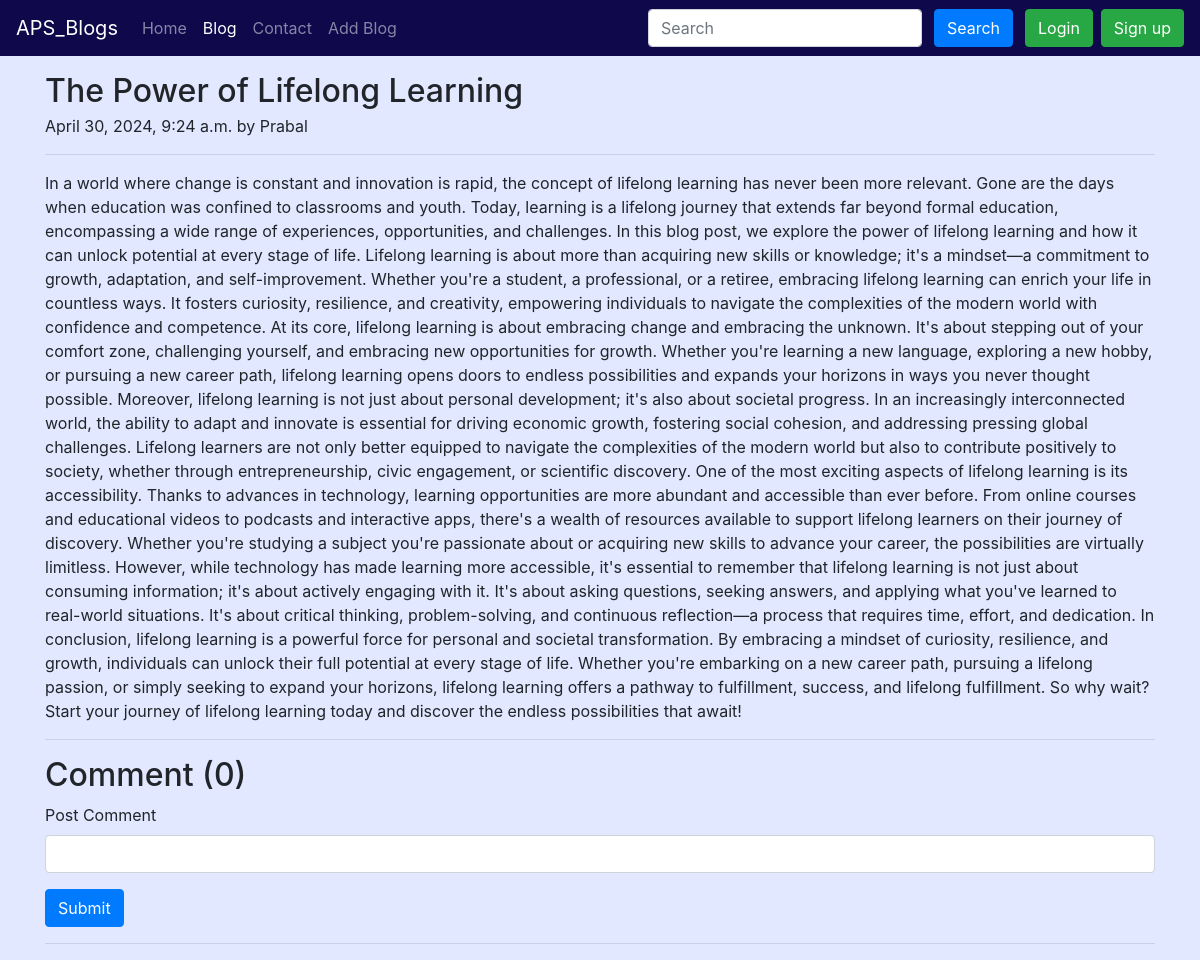
Page /blog/The Power of Lifelong Learning/ on the committed database.
### Blog/models.py (models this page shows, shortened)
class Post(models.Model):
    sno = models.AutoField(primary_key=True)
    title = models.CharField(max_length=100)
    text = models.TextField()
    author = models.CharField(max_length=30)
    slug = AutoSlugField(populate_from='title')
    timeStamp = models.DateTimeField(default=datetime.now, blank=True)
    thumbnail = models.ImageField(upload_to='blog/thumbnail', default="blog/thumbnail/wallpaper.jpg")

### Blog/views.py (the view)
# urls.py: path('<str:slug>/',views.blogPost,name="blogPost"),
def blogPost(request, slug):
    post = Post.objects.filter(slug=slug)[0]
    comments = BlogComment.objects.filter(post=post,parent=None)
    replies = BlogComment.objects.filter(post=post).exclude(parent = None)
    replyDict =  {}
    for reply in replies:
        if reply.parent.sno not in replyDict.keys():
            replyDict[reply.parent.sno] = [reply]
        else:
            replyDict[reply.parent.sno].append(reply)
    context = {
        'post': post,
        'comments': comments,
        'replyDict':replyDict
    }
    return render(request, 'blog/blogPost.html', context=context)

### templates/blog/blogPost.html (shortened to what this page needs)
{% extends 'base.html' %}
{% load humanize %}
{% load static %}
{% load extras %}
{% block activeBlog %}active{% endblock activeBlog %}
{% block body %}
<div class="container my-3">
    <h2 class="blog-post-title mb-1">{{post.title}}</h2>
    <p class="blog-post-meta">{{ post.timeStamp }} by <span>{{post.author}}</span></p>
    <hr class="solid">
    <p>{{post.text}}</p>
    <hr class="solid">
</div>
<div class="container">
    <h2>Comment ({{ comments.count }})</h2>
    <form action="/blog/postComment" method="post"> {% csrf_token %}
        <div class="mb-3">
            <label for="comment" class="form-label">Post Comment</label>
            <input name="comment" type="text" class="form-control" id="comment" aria-describedby="text">
        </div>
        <button type="submit" class="btn btn-primary">Submit</button>
    </form>
    <hr class="rounded">
</div>
{% endblock body %}

### templates/blog/blogPost.html (style rules this page uses)
body { background: #e1e8ff; }

### rows in the picture
Post: title "The Power of Lifelong Learning", timeStamp "April 30, 2024, 9:24 a.m.", author "Prabal", text "In a world where change is constant and innovation is rapid, the concept of lifelong learning has never been more relevant. Gone are the days when education was confined to classrooms and youth. Today, learning is a lifelong journey that extends far beyond formal education, encompassing a wide range of experiences, opportunities, and challenges. In this blog post, we explore the power of lifelong learning and how it can unlock potential at every stage of life. Lifelong learning is about more than acquiring new skills or knowledge; it's a mindset—a commitment to growth, adaptation, and self-improvement. Whether you're a student, a professional, or a retiree, embracing lifelong learning can…"

### other values in the picture
{{ comments.count }} "0"
